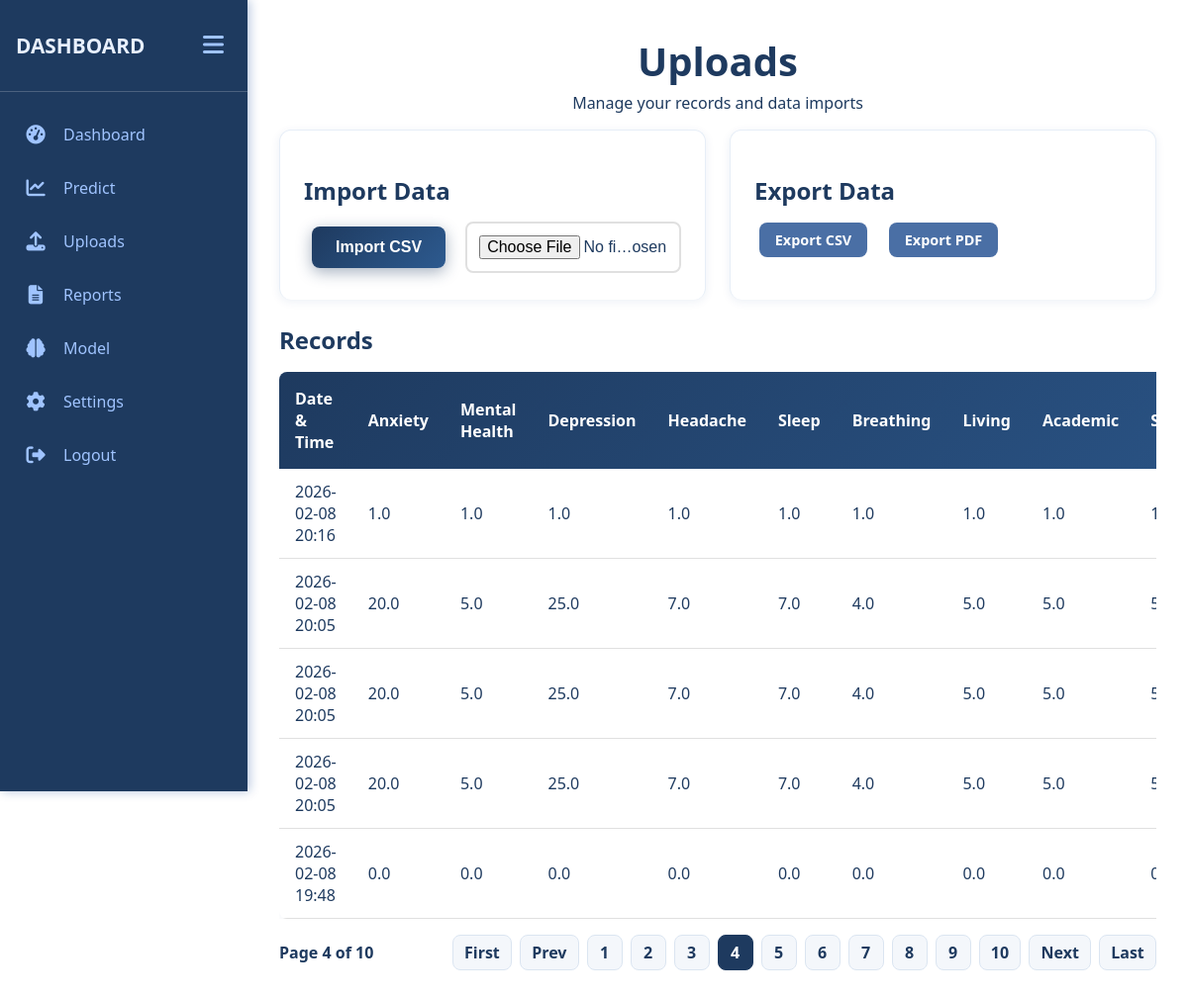
/uploads?page=4 (signed in), run on the app's committed database.
### app.py (models this page shows)
class StressRecord(db.Model):
    id = db.Column(db.Integer, primary_key=True)
    user_id = db.Column(db.Integer, db.ForeignKey('user.id'), nullable=False)
    timestamp = db.Column(db.DateTime, default=datetime.utcnow)
    anxiety_level = db.Column(db.Float)
    mental_health_history = db.Column(db.Float)
    depression = db.Column(db.Float)
    headache = db.Column(db.Float)
    sleep_quality = db.Column(db.Float)
    breathing_problem = db.Column(db.Float)
    living_conditions = db.Column(db.Float)
    academic_performance = db.Column(db.Float)
    study_load = db.Column(db.Float)
    future_career_concerns = db.Column(db.Float)
    extracurricular_activities = db.Column(db.Float)
    stress_level = db.Column(db.Integer)

### app.py (the view)
@app.route('/uploads', methods=['GET'])
@login_required
def uploads():
    user_id = session['user_id']
    page = request.args.get('page', 1, type=int)
    per_page = 5
    pagination = StressRecord.query.filter_by(user_id=user_id)\
        .order_by(StressRecord.timestamp.desc())\
        .paginate(page=page, per_page=per_page, error_out=False)
    message = request.args.get('msg')
    message_type = request.args.get('type', 'info')
    return render_template(
        'uploads.html',
        records=pagination.items,
        pagination=pagination,
        message=message,
        message_type=message_type
    )

### app.py (called while the page is built)
def login_required(f):
    @wraps(f)
    def decorated_function(*args, **kwargs):
        if 'user_id' not in session:
            return redirect(url_for('login_page'))
        return f(*args, **kwargs)
    return decorated_function

@app.context_processor
def inject_user():
    return {'username': session.get('username')}

### templates/uploads.html (shortened to what this page needs)
{% extends "base.html" %}
{% block content %}
    <div class="container">
        <h1 align="center">Uploads</h1>
        <p align="center" class="subtitle">Manage your records and data imports</p>
        <div class="uploads-actions">
            <div class="form-section uploads-card">
                <h3>Import Data</h3>
                <form method="POST" action="{{ url_for('uploads_import') }}" enctype="multipart/form-data">
                    <div class="form-group import-row">
                        <button type="submit" class="btn btn-primary">Import CSV</button>
                        <input class="form-control" type="file" id="data_file" name="data_file" accept=".csv,.xlsx,.xls" required>
                    </div>
                </form>
            </div>
            <div class="form-section uploads-card">
                <h3>Export Data</h3>
                <div class="export-buttons">
                    <a class="btn btn-secondary btn-small" href="{{ url_for('uploads_export_csv') }}">Export CSV</a>
                    <a class="btn btn-secondary btn-small" href="{{ url_for('uploads_export_pdf') }}">Export PDF</a>
                </div>
            </div>
        </div>
        <div class="recent-inputs-section">
            <h3>Records</h3>
            {% if records %}
            <div class="table-responsive">
                <table class="dashboard-table">
                    <thead>
                        <tr>
                            <th>Date & Time</th>
                            <th>Anxiety</th>
                            <th>Mental Health</th>
                            <th>Depression</th>
                            <th>Headache</th>
                            <th>Sleep</th>
                            <th>Breathing</th>
                            <th>Living</th>
                            <th>Academic</th>
                            <th>Study</th>
                        </tr>
                    </thead>
                    <tbody>
                        {% for record in records %}
                        <tr>
                            <td>{{ record.timestamp.strftime('%Y-%m-%d %H:%M') }}</td>
                            <td>{{ record.anxiety_level }}</td>
                            <td>{{ record.mental_health_history }}</td>
                            <td>{{ record.depression }}</td>
                            <td>{{ record.headache }}</td>
                            <td>{{ record.sleep_quality }}</td>
                            <td>{{ record.breathing_problem }}</td>
                            <td>{{ record.living_conditions }}</td>
                            <td>{{ record.academic_performance }}</td>
                            <td>{{ record.study_load }}</td>
                        </tr>
                        {% endfor %}
                    </tbody>
                </table>
            </div>
            {% if pagination and pagination.pages > 1 %}
            <div class="pagination">
                <div class="pagination-info">
                    Page {{ pagination.page }} of {{ pagination.pages }}
                </div>
                <div class="pagination-links">
                    {% if pagination.has_prev %}
                        <a class="page-link" href="{{ url_for('uploads', page=1) }}">First</a>
                        <a class="page-link" href="{{ url_for('uploads', page=pagination.prev_num) }}">Prev</a>
                    {% else %}
                        <span class="page-link disabled">First</span>
                        <span class="page-link disabled">Prev</span>
                    {% endif %}
                    {% for p in range(1, pagination.pages + 1) %}
                        {% if p == pagination.page %}
                            <span class="page-link active">{{ p }}</span>
                        {% else %}
                            <a class="page-link" href="{{ url_for('uploads', page=p) }}">{{ p }}</a>
                        {% endif %}
                    {% endfor %}
                    {% if pagination.has_next %}
                        <a class="page-link" href="{{ url_for('uploads', page=pagination.next_num) }}">Next</a>
                        <a class="page-link" href="{{ url_for('uploads', page=pagination.pages) }}">Last</a>
                    {% else %}
                        <span class="page-link disabled">Next</span>
                        <span class="page-link disabled">Last</span>
                    {% endif %}
                </div>
            </div>
            {% endif %}
            {% else %}
                <div class="alert alert-info">No records available yet.</div>
            {% endif %}
        </div>
    </div>
{% endblock %}

### static/styles.css (style rules this page uses)
* { box-sizing: border-box; }
body { font-family: 'Segoe UI', Tahoma, Geneva, Verdana, sans-serif; background: white; margin: 0; padding: 0; min-height: 100vh; color: #1e3a5f; }
.container { width: 100%; margin: 0; background-color: transparent; padding: 2rem; border-radius: 0; box-shadow: none; }
h1, h2, h3 { color: #1e3a5f; font-family: 'Segoe UI', sans-serif; }
h1 { font-size: 2.5rem; margin-top: 0.1rem; margin-bottom: 0.25rem; color: #1e3a5f; }
h3 { font-size: 1.5rem; margin-top: 1.25rem; margin-bottom: 0.75rem; color: #1e3a5f; }
.subtitle { color: #1e3a5f; font-size: 1rem; margin-bottom: 1rem; margin-top: 0.25rem; }
.form-section { margin-bottom: 2rem; padding-bottom: 2rem; border-bottom: 1px solid #e0e0e0; }
.form-section:last-child { border-bottom: none; }
.form-group { margin-bottom: 1.5rem; }
.form-control { width: 100%; padding: 0.75rem; border: 2px solid #e0e0e0; border-radius: 8px; font-size: 1rem; transition: border-color 0.3s, box-shadow 0.3s; }
.uploads-actions { display: grid; grid-template-columns: repeat(2, minmax(0, 1fr)); gap: 1.5rem; align-items: stretch; }
.uploads-card { background-color: white; border-radius: 12px; padding: 1.5rem; box-shadow: 0 2px 10px rgba(11, 61, 145, 0.08); border: 1px solid #e7eef7; height: 100%; }
.uploads-actions .form-section { margin-bottom: 0; padding-bottom: 0; border-bottom: none; }
.export-buttons { display: flex; gap: 0.75rem; flex-wrap: wrap; }
.import-row { display: flex; align-items: center; gap: 0.75rem; }
.import-row .form-control { flex: 1; }
.btn { padding: 0.75rem 1.5rem; border: none; border-radius: 8px; font-size: 1rem; cursor: pointer; transition: all 0.3s ease; font-weight: 600; text-decoration: none; display: inline-block; margin: 0.5rem; }
.btn-primary { background: linear-gradient(135deg, #1e3a5f 0%, #2d5a8f 100%); color: white; box-shadow: 0 4px 15px rgba(30, 58, 95, 0.4); }
.btn-secondary { background-color: #4a6fa5; color: white; }
.btn-small { padding: 0.5rem 1rem; font-size: 0.9rem; margin: 0.3rem; }
.table-responsive { overflow-x: auto; margin: 1rem 0; }
.recent-inputs-section .table-responsive { max-height: none; overflow-y: visible; }
.history-table, .dashboard-table { width: 100%; border-collapse: collapse; background-color: white; border-radius: 8px; overflow: hidden; box-shadow: 0 2px 10px rgba(11, 61, 145, 0.05); }
.history-table thead, .dashboard-table thead { background: linear-gradient(135deg, #1e3a5f 0%, #2d5a8f 100%); color: white; }
.history-table th, .dashboard-table th { padding: 1rem; text-align: left; font-weight: 600; }
.history-table td, .dashboard-table td { padding: 0.75rem 1rem; border-bottom: 1px solid #e0e0e0; }
.recent-inputs-section { margin: 1.5rem 0; }
.pagination { display: flex; flex-wrap: wrap; align-items: center; justify-content: space-between; gap: 0.75rem; margin-top: 1rem; }
.pagination-info { color: #1e3a5f; font-weight: 600; }
.pagination-links { display: flex; flex-wrap: wrap; gap: 0.5rem; }
.page-link { display: inline-flex; align-items: center; justify-content: center; min-width: 36px; padding: 0.4rem 0.7rem; border-radius: 8px; background-color: #f4f7fb; color: #1e3a5f; text-decoration: none; border: 1px solid #dbe5f1; font-weight: 600; }
.page-link.active { background-color: #1e3a5f; color: white; border-color: #1e3a5f; }

### data on the page
StressRecord: timestamp "2026-02-08 20:16", anxiety_level "1.0", mental_health_history "1.0", depression "1.0", headache "1.0", sleep_quality "1.0", breathing_problem "1.0", living_conditions "1.0", academic_performance "1.0"
StressRecord: timestamp "2026-02-08 20:05", anxiety_level "20.0", mental_health_history "5.0", depression "25.0", headache "7.0", sleep_quality "7.0", breathing_problem "4.0", living_conditions "5.0", academic_performance "5.0"
StressRecord: timestamp "2026-02-08 20:05", anxiety_level "20.0", mental_health_history "5.0", depression "25.0", headache "7.0", sleep_quality "7.0", breathing_problem "4.0", living_conditions "5.0", academic_performance "5.0"
StressRecord: timestamp "2026-02-08 20:05", anxiety_level "20.0", mental_health_history "5.0", depression "25.0", headache "7.0", sleep_quality "7.0", breathing_problem "4.0", living_conditions "5.0", academic_performance "5.0"
StressRecord: timestamp "2026-02-08 19:48", anxiety_level "0.0", mental_health_history "0.0", depression "0.0", headache "0.0", sleep_quality "0.0", breathing_problem "0.0", living_conditions "0.0", academic_performance "0.0"

### other printed values
{{ pagination.page }} "4"
{{ pagination.pages }} "10"
{{ p }} "1" "2" "3" "5" "6" "7" "8" "9" "10"
{{ p }} "4"
